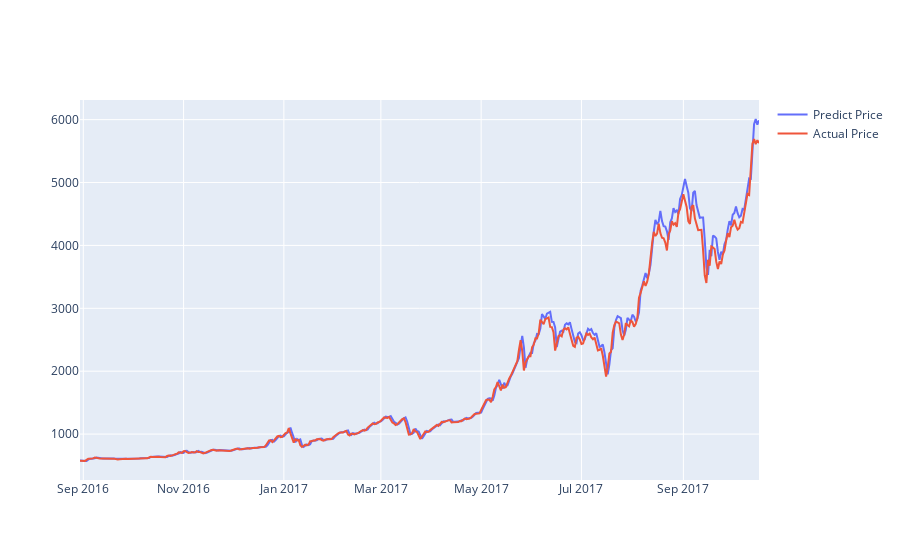

The notebook cell saved with this chart:
### Markdown cell above
#### Plot predicted and actual line graph with X=dates, Y=USD (Second Model)

### Code cell
actual_chart = go.Scatter(x=predictDates, y=testY_reshape, name= 'Actual Price')
pred_chart = go.Scatter(x=predictDates, y=yPred_reshape, name= 'Predict Price')
py.iplot([pred_chart, actual_chart])

### Figure 1 — Plotly figure (JSON) as saved in the notebook; plotly's stock layout.template omitted (floating-point values rounded to 4 significant figures; data arrays with more than 128 entries replaced by an {"elided": "..."} marker saying what was removed)
{"data": [{"name": "Predict Price", "type": "scatter", "x": {"elided": "414 str values"}, "y": {"elided": "414 float values"}}, {"name": "Actual Price", "type": "scatter", "x": {"elided": "414 str values"}, "y": {"elided": "414 float values"}}], "layout": {"autosize": true, "xaxis": {"autorange": true, "range": ["2016-08-30", "2017-10-17"], "type": "date"}, "yaxis": {"autorange": true, "range": [270.1, 6312.0], "type": "linear"}}}
